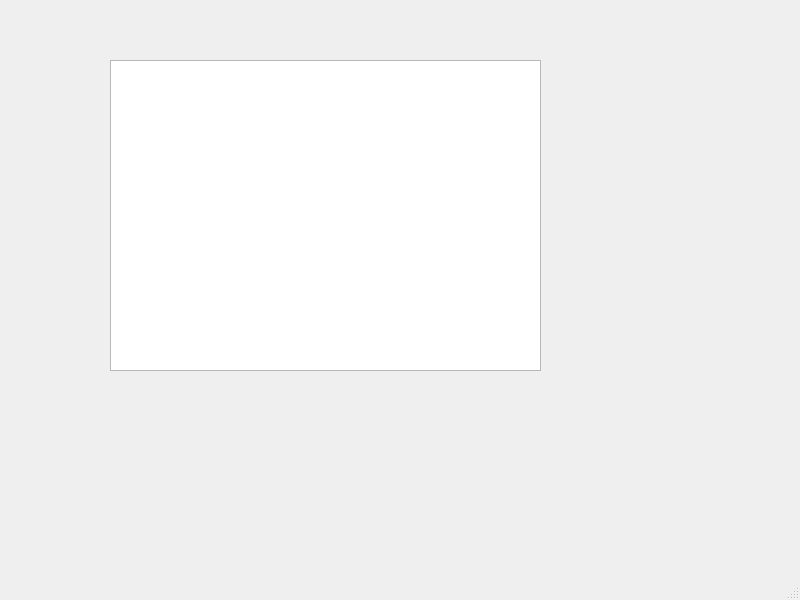
<?xml version="1.0" encoding="UTF-8"?>
<ui version="4.0">
 <class>MainWindow</class>
 <widget class="QMainWindow" name="MainWindow">
  <property name="geometry">
   <rect>
    <x>0</x>
    <y>0</y>
    <width>800</width>
    <height>600</height>
   </rect>
  </property>
  <property name="windowTitle">
   <string>MainWindow</string>
  </property>
  <widget class="QWidget" name="centralwidget">
   <widget class="QGraphicsView" name="graphicsView">
    <property name="geometry">
     <rect>
      <x>110</x>
      <y>60</y>
      <width>431</width>
      <height>311</height>
     </rect>
    </property>
   </widget>
  </widget>
  <widget class="QMenuBar" name="menubar">
   <property name="geometry">
    <rect>
     <x>0</x>
     <y>0</y>
     <width>800</width>
     <height>20</height>
    </rect>
   </property>
  </widget>
  <widget class="QStatusBar" name="statusbar"/>
 </widget>
 <resources/>
 <connections/>
</ui>
